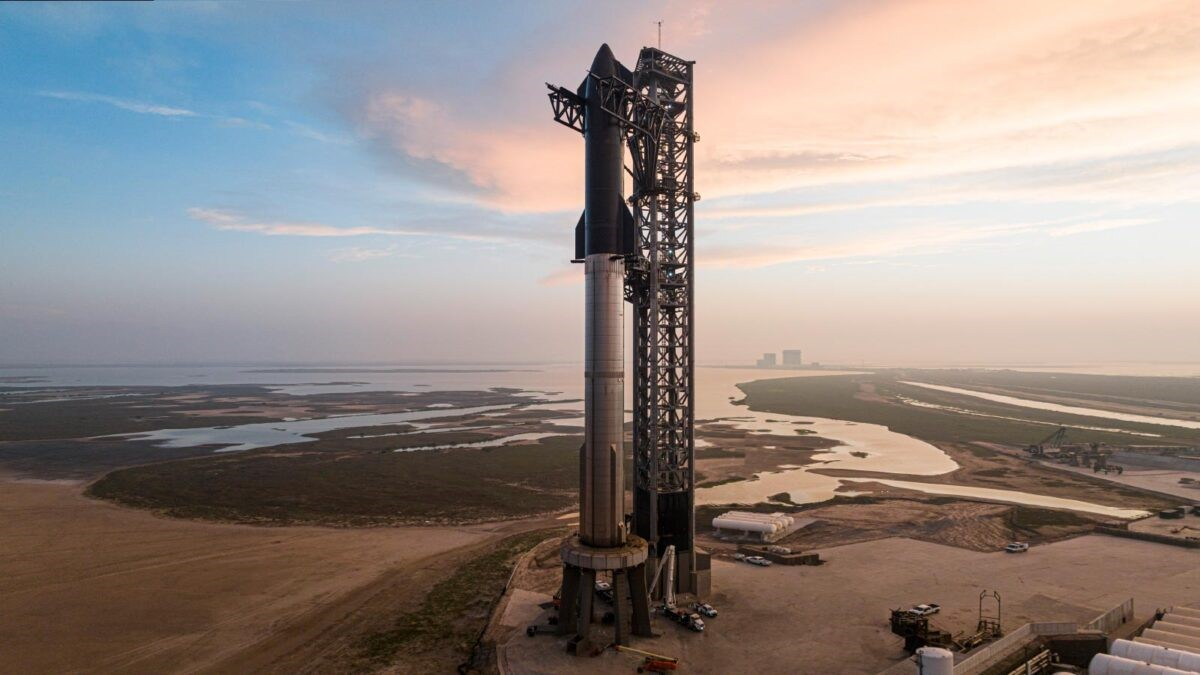
#> input picture Computer_Vision/Python/img/starship.jpg, 1200 x 675 px, found by its file name
$ python ch03-08.py
#> lines starting #> are read from the running program, lines starting #| are printed output that depends on the picture; after the words box and inside, x2 and y2 are one past the last pixel; in counts of white or black regions, pixels touching at a corner belong together
import cv2 as cv

img = cv.imread("/home/kimhoyun/CS_Study/Computer_Vision/Python/img/starship.jpg")
#> img is the input picture: shape (675, 1200, 3); mean B, G, R 132.3, 136.7, 146.4
patch = img[250:350, 170:270, :]
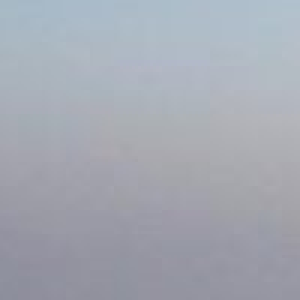
#> patch: shape (100, 100, 3) (shown 3 times larger); mean B, G, R 179, 169.1, 164.7

img = cv.rectangle(img, (170,250), (270,350), (0,0,255),2)
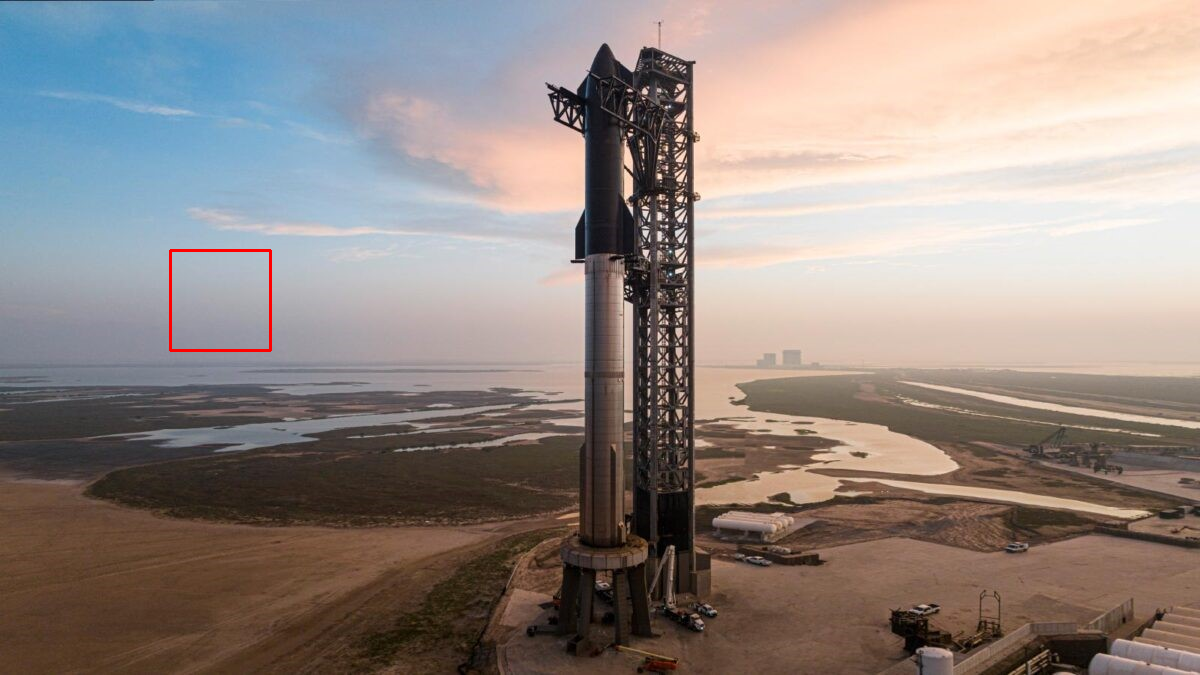
#> img: shape (675, 1200, 3); 0.15% of pixels changed, all inside (x1, y1, x2, y2) = (169, 249, 272, 352)
patch1 = cv.resize(patch, dsize=(0,0), fx=5, fy=5, interpolation=cv.INTER_NEAREST)
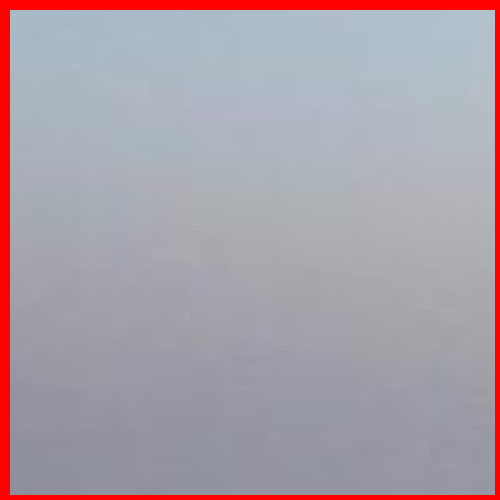
#> patch1: shape (500, 500, 3); mean B, G, R 168.2, 159, 170.2
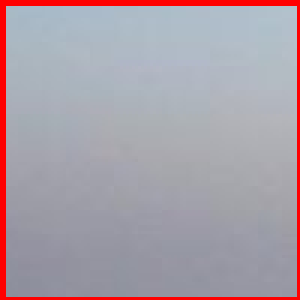
#> patch: shape (100, 100, 3) (shown 3 times larger); 5.91% of pixels changed, all inside (x1, y1, x2, y2) = (0, 0, 100, 100)
patch2 = cv.resize(patch, dsize=(0,0), fx=5, fy=5, interpolation=cv.INTER_LINEAR)
patch3 = cv.resize(patch, dsize=(0,0), fx=5, fy=5, interpolation=cv.INTER_CUBIC)

cv.imshow("Original", img)
cv.imshow("Resize Nearrest", patch1)
cv.imshow("Resize Linear", patch2)
cv.imshow("Resize Cubic", patch3)

cv.waitKey(0)
cv.destroyAllWindows()
